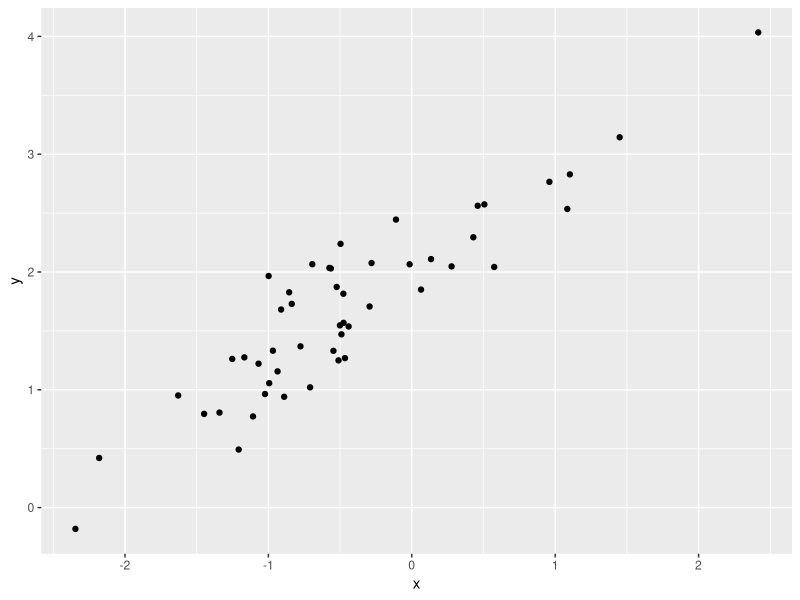
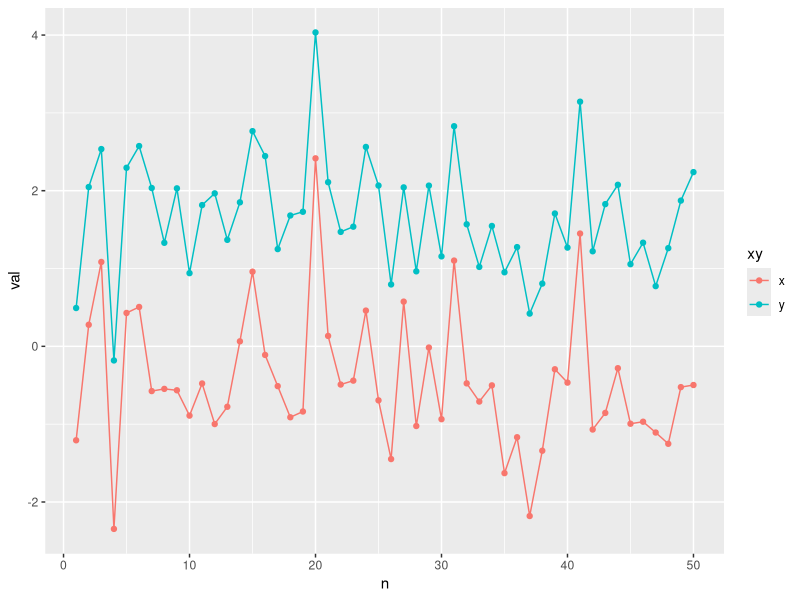
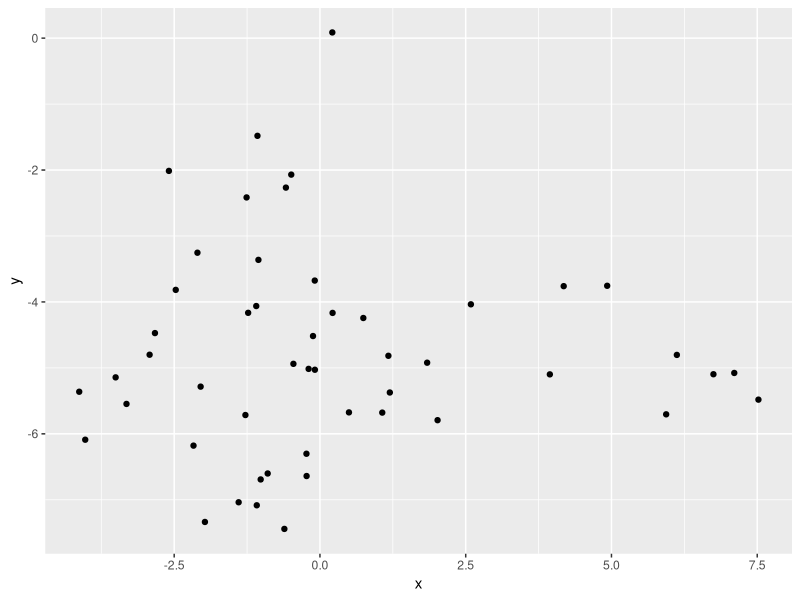
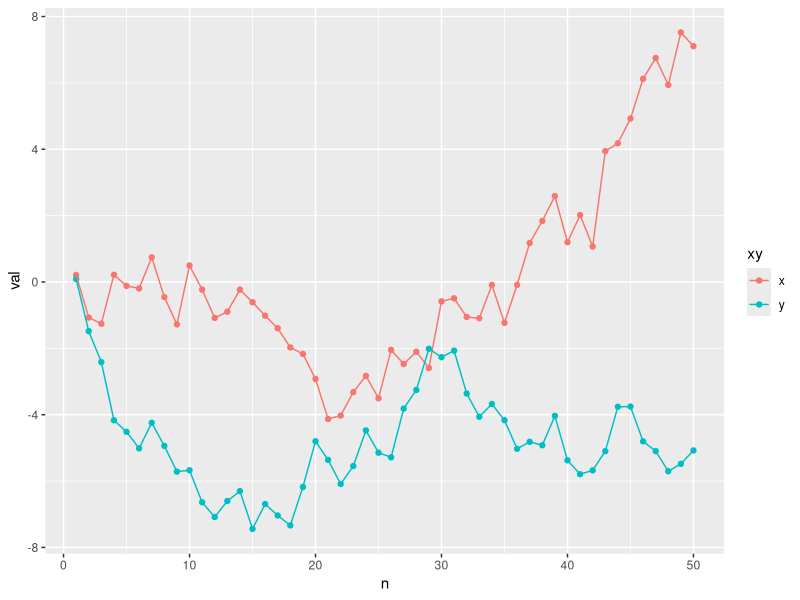
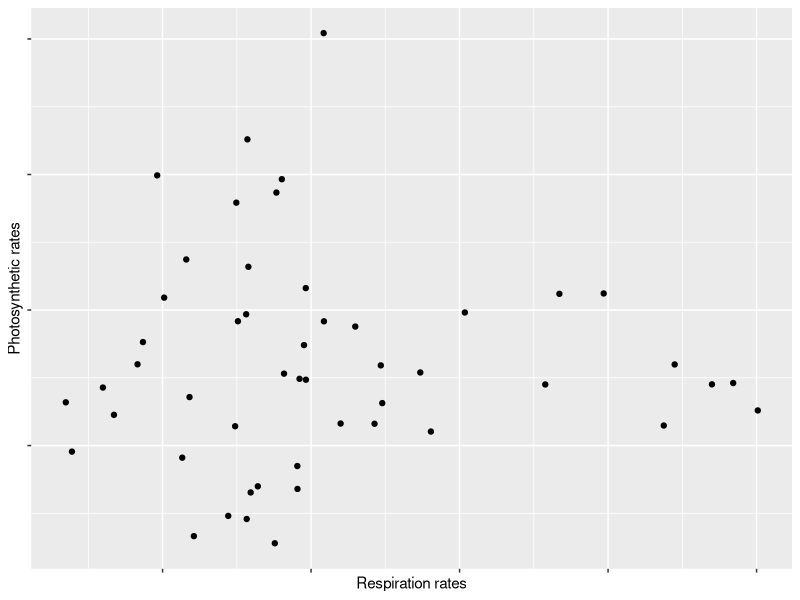
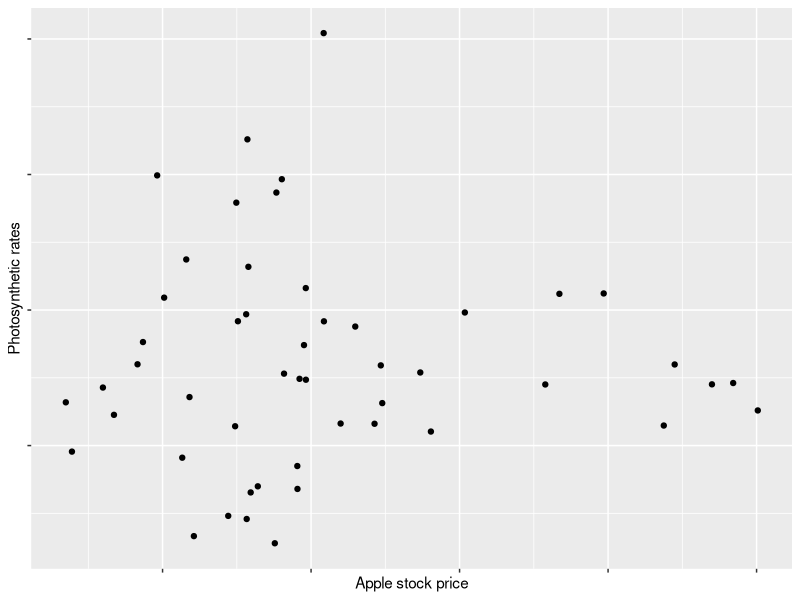
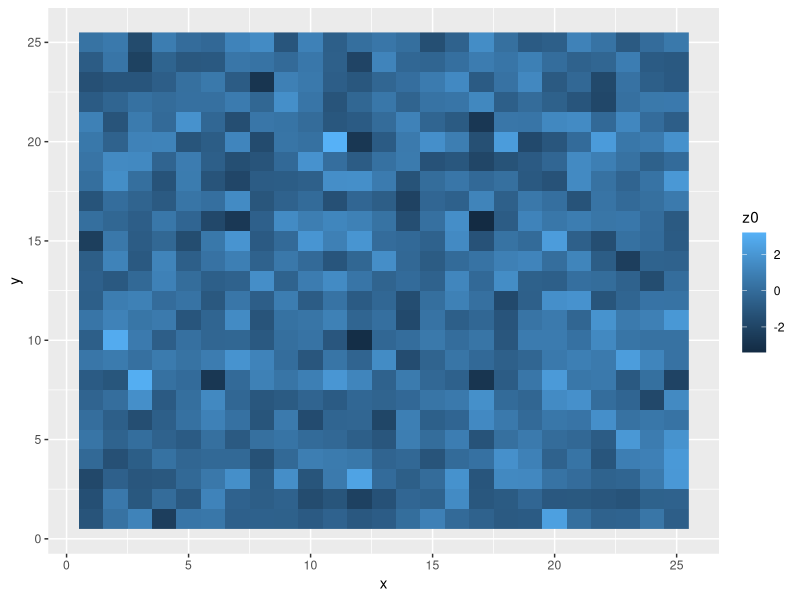
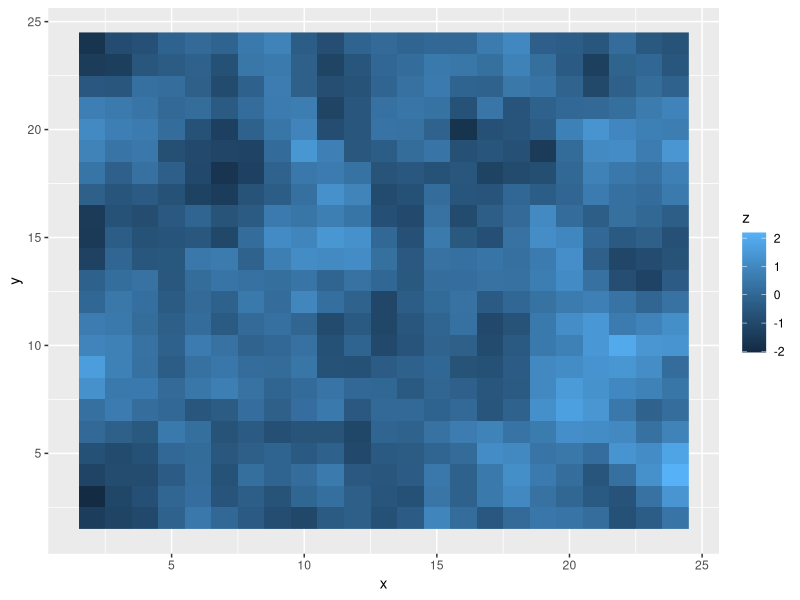

Reproduce these figures in R, in order.
## ---- chunk 1
library(tidyverse)
## ---- chunk 2
set.seed(1234)
N <- 50
beta0 <- 2
beta1 <- 0.8
sigma <- 0.3

x <- rnorm(N, 0, 1)
y <- rnorm(N, beta0 + beta1 * x, sigma)

dat <- tibble(x, y, n = seq(1, N))

ggplot(dat, aes(x = x , y = y)) +
  geom_point()

dat %>%
  gather(xy, val, 1:2) %>%
  ggplot(., aes(x = n , y = val, col = xy)) +
  geom_point() +
  geom_line()

cor.test(x, y)

## ---- chunk 3
set.seed(25)
N <- 50
x <- y <- NULL
x[1] <- 0
y[1] <- 0

for (i in 1:(N-1)) {
  y[i + 1] <- rnorm(1, y[i], 0.8)
  x[i + 1] <- rnorm(1, x[i], 0.8)
}

y <- cumsum(rnorm(N))
x <- cumsum(rnorm(N))

#acf(y, type = "correlation")
#cor(y[-1], y[-50])
#cor(y[-1:-2], y[-50:-49])

dat <- tibble(x, y, n = seq(1, N))

ggplot(dat, aes(x = x , y = y)) +
  geom_point()

dat %>%
  gather(xy, val, 1:2) %>%
  ggplot(., aes(x = n , y = val, col = xy)) +
  geom_point() +
  geom_line()

cor.test(x, y)
## ---- chunk 4
ggplot(dat, aes(x = x , y = y)) +
  geom_point() +
  ylab("Photosynthetic rates") +
  xlab("Respiration rates") +
  theme(
    axis.text = element_blank()
  )
## ---- chunk 5
ggplot(dat, aes(x = x , y = y)) +
  geom_point() +
  ylab("Photosynthetic rates") +
  xlab("Apple stock price") +
  theme(
    axis.text = element_blank()
  )

## ---- chunk 6
library(spdep)
library(Matrix)

set.seed(1234)
N <- 50
x <- seq(1, 25)
y <- seq(1, 25)

nb <- cell2nb(length(x),length(y), type = "queen")
W <- nb2listw(nb, zero.policy = TRUE, style = "W")
B <- nb2mat(nb, zero.policy = TRUE, style = "W")

#z <- matrix(numeric(length(x) * length(y)), ncol = length(y))
z <- matrix(rnorm(length(x) * length(y)), ncol = length(y))

automean2<-function(metric){	
#queen?equal weighting 1/8
d.W<-nb2listw(d.nb, zero.policy=TRUE,style="W")
#SAR
a<-spautolm(metric~ 1,listw=d.W,na.action=na.omit)
return(a$fit$fitted.values)
}

z0 <- z
z2 <- z
for (i in 2:(length(x)-1)) {
  for (j in 2:(length(y)-1)) {
    z[i, j] <- 
      rnorm(1, 
            mean(
              c(z[i - 1, j - 1],
              z[i - 1, j],
              z[i - 1, j + 1],
              z[i, j - 1],
              z[i, j + 1],
              z[i + 1, j - 1],
              z[i + 1, j],
              z[i + 1, j + 1])),
            0)
  }
}


z_scaled <- (z - mean(as.numeric(z))) / sd(as.numeric(z))

z2 <- z
z2[z > 0] <- "ridge"
z2[z < 0] <- "valley"
#z2[z > -0.5 & z < 0.5] <- "flat"

#z2 <- z2 + z
x2 <- rep(x, length(y))
y2 <- rep(y, each = length(x))
dat <- tibble(x = x2,
              y = y2,
              mu = as.vector(z),
              hab = as.vector(z2),
              z = as.numeric(z_scaled),
              z0 = as.numeric(z0)
)

ggplot(dat, aes(x = x, y = y, fill = z0)) +
  geom_raster()
## ---- chunk 7
dat %>% 
  # cut the edges
  filter(x > 1) %>%
  filter(x < max(x)) %>%
  filter(y > 1) %>%
  filter(y < max(y)) %>%
  ggplot(., aes(x = x, y = y, fill = z)) +
    geom_raster()
## ---- chunk 8
ggplot(dat, aes(x = x, y = y, fill = hab)) +
  geom_raster()
## ---- chunk 9
ggplot(dat, aes(x = x, y = y, z = mu)) +
  geom_contour()
## ---- chunk 10
dat2 <- dat %>%
#  mutate(hab_dummy = ifelse(hab == "valley", 0, 1)) %>%
  mutate(trait = rnorm(nrow(.), mu, 0.3)) # based on z 

dat2 %>%
  ggplot(., aes(x = hab, y = trait, col = hab)) +
  geom_violin() +
  geom_jitter(width = 0.2)
